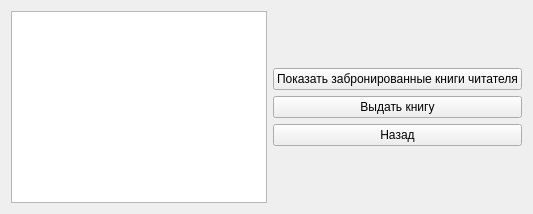
      <widget class="QWidget" name="work_with_booked_book">
       <layout class="QHBoxLayout" name="horizontalLayout_28">
        <item>
         <widget class="QTableView" name="work_with_booked_book_table_view"/>
        </item>
        <item>
         <layout class="QVBoxLayout" name="verticalLayout_8">
          <property name="sizeConstraint">
           <enum>QLayout::SetDefaultConstraint</enum>
          </property>
          <property name="leftMargin">
           <number>0</number>
          </property>
          <item>
           <spacer name="verticalSpacer_16">
            <property name="orientation">
             <enum>Qt::Vertical</enum>
            </property>
            <property name="sizeHint" stdset="0">
             <size>
              <width>20</width>
              <height>40</height>
             </size>
            </property>
           </spacer>
          </item>
          <item>
           <widget class="QPushButton" name="show_booked_book_of_reader_btn">
            <property name="text">
             <string>Показать забронированные книги читателя</string>
            </property>
           </widget>
          </item>
          <item>
           <widget class="QPushButton" name="lend_book_to_user_btn">
            <property name="text">
             <string>Выдать книгу</string>
            </property>
           </widget>
          </item>
          <item>
           <widget class="QPushButton" name="work_with_booked_book_back_btn">
            <property name="text">
             <string>Назад</string>
            </property>
           </widget>
          </item>
          <item>
           <spacer name="verticalSpacer_15">
            <property name="orientation">
             <enum>Qt::Vertical</enum>
            </property>
            <property name="sizeHint" stdset="0">
             <size>
              <width>20</width>
              <height>40</height>
             </size>
            </property>
           </spacer>
          </item>
         </layout>
        </item>
       </layout>
      </widget>
